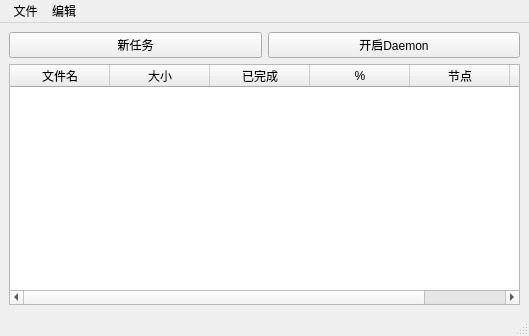
<?xml version="1.0" encoding="UTF-8"?>
<ui version="4.0">
 <class>MainWindow</class>
 <widget class="QMainWindow" name="MainWindow">
  <property name="geometry">
   <rect>
    <x>0</x>
    <y>0</y>
    <width>529</width>
    <height>336</height>
   </rect>
  </property>
  <property name="windowTitle">
   <string>SmartGet</string>
  </property>
  <property name="unifiedTitleAndToolBarOnMac">
   <bool>false</bool>
  </property>
  <widget class="QWidget" name="centralwidget">
   <layout class="QGridLayout" name="gridLayout">
    <item row="0" column="0">
     <layout class="QVBoxLayout" name="verticalLayout">
      <item>
       <layout class="QHBoxLayout" name="horizontalLayout">
        <item>
         <widget class="QPushButton" name="newMission">
          <property name="text">
           <string>新任务</string>
          </property>
         </widget>
        </item>
        <item>
         <widget class="QPushButton" name="startDaemon">
          <property name="text">
           <string>开启Daemon</string>
          </property>
         </widget>
        </item>
       </layout>
      </item>
      <item>
       <widget class="QTableWidget" name="tableWidget">
        <column>
         <property name="text">
          <string>文件名</string>
         </property>
        </column>
        <column>
         <property name="text">
          <string>大小</string>
         </property>
        </column>
        <column>
         <property name="text">
          <string>已完成</string>
         </property>
        </column>
        <column>
         <property name="text">
          <string>%</string>
         </property>
        </column>
        <column>
         <property name="text">
          <string>节点</string>
         </property>
        </column>
        <column>
         <property name="text">
          <string>速度</string>
         </property>
        </column>
       </widget>
      </item>
     </layout>
    </item>
   </layout>
  </widget>
  <widget class="QStatusBar" name="statusbar"/>
  <widget class="QMenuBar" name="menubar">
   <property name="geometry">
    <rect>
     <x>0</x>
     <y>0</y>
     <width>529</width>
     <height>23</height>
    </rect>
   </property>
   <widget class="QMenu" name="menu">
    <property name="title">
     <string> 文件</string>
    </property>
    <addaction name="action_2"/>
   </widget>
   <widget class="QMenu" name="menu_2">
    <property name="title">
     <string>编辑</string>
    </property>
    <addaction name="action"/>
   </widget>
   <addaction name="menu"/>
   <addaction name="menu_2"/>
  </widget>
  <action name="action">
   <property name="text">
    <string>首选项</string>
   </property>
  </action>
  <action name="action_2">
   <property name="text">
    <string>添加</string>
   </property>
  </action>
 </widget>
 <resources/>
 <connections/>
</ui>
